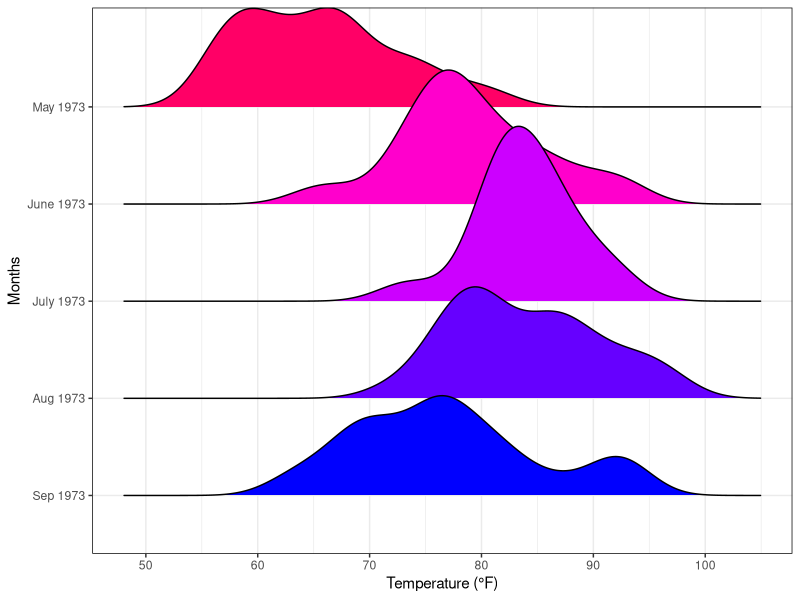

Recreate this plot in R.
#Temperature variation across the months
# Clear the workspace
rm(list = ls())

# Load necessary libraries
library(ggridges)
library(ggplot2)
library(tidyverse)

# Create a new column for months
new.col = c(rep("May 1973", 31),
            rep("June 1973", 30),
            rep("July 1973", 31),
            rep("Aug 1973", 31),
            rep("Sep 1973", 30))

# Add the new column to the airquality dataset
airquality["new.col"] = new.col
data = airquality

# Create a ridge plot for temperature variation by month
data %>%
  mutate(new.col = fct_relevel(new.col,
                               "Sep 1973",
                               "Aug 1973",
                               "July 1973",
                               "June 1973",
                               "May 1973")) %>%
  ggplot(aes(x = Temp, y = new.col, fill = new.col)) +
  geom_density_ridges(alpha = 1) +
  theme_bw() +
  theme(legend.position = "none") +
  labs(x = "Temperature (°F)", y = "Months") +
  theme(panel.border = element_rect(color = "black", fill = NA, size = 0.5)) +
  scale_fill_manual(values = c("#0000FF", "#6600FF", "#CC00FF", "#FF00CC", "#FF0066"))
